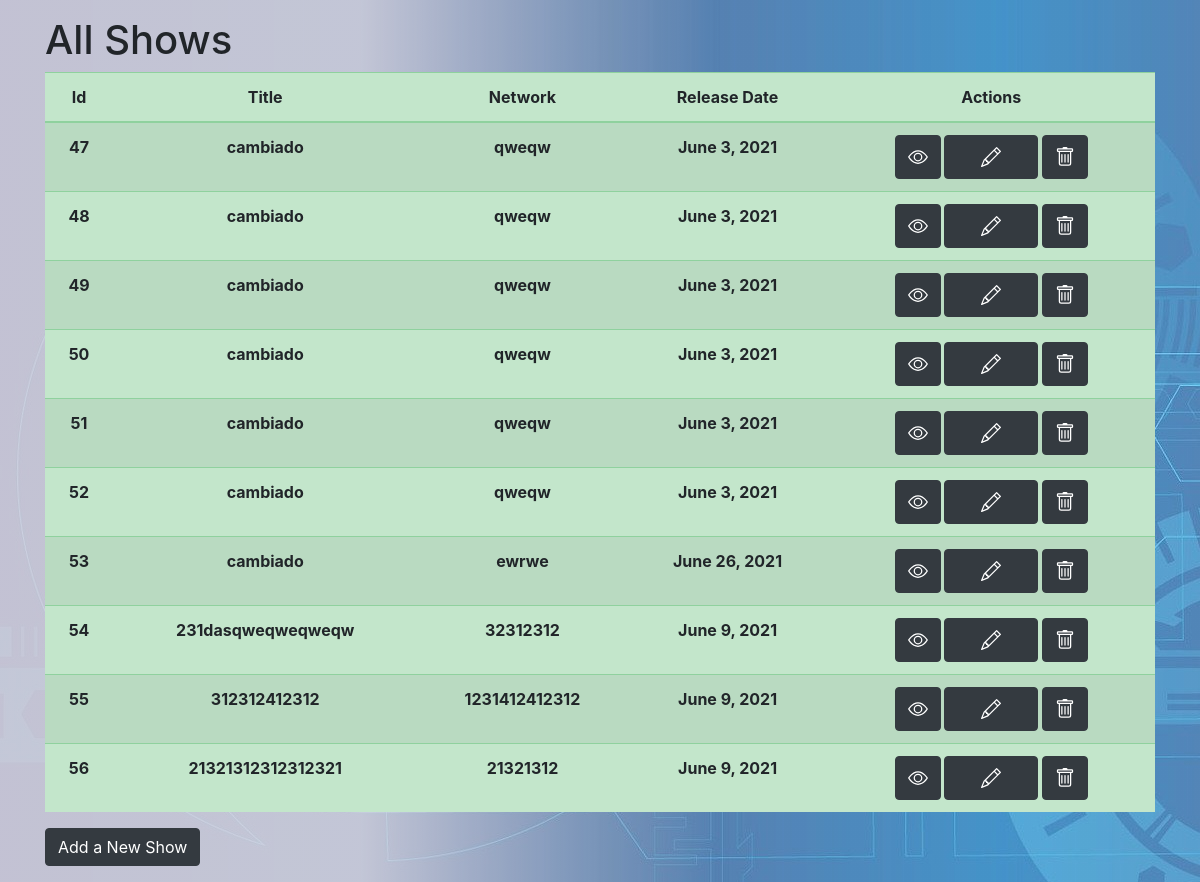
The app's page /shows, older data.
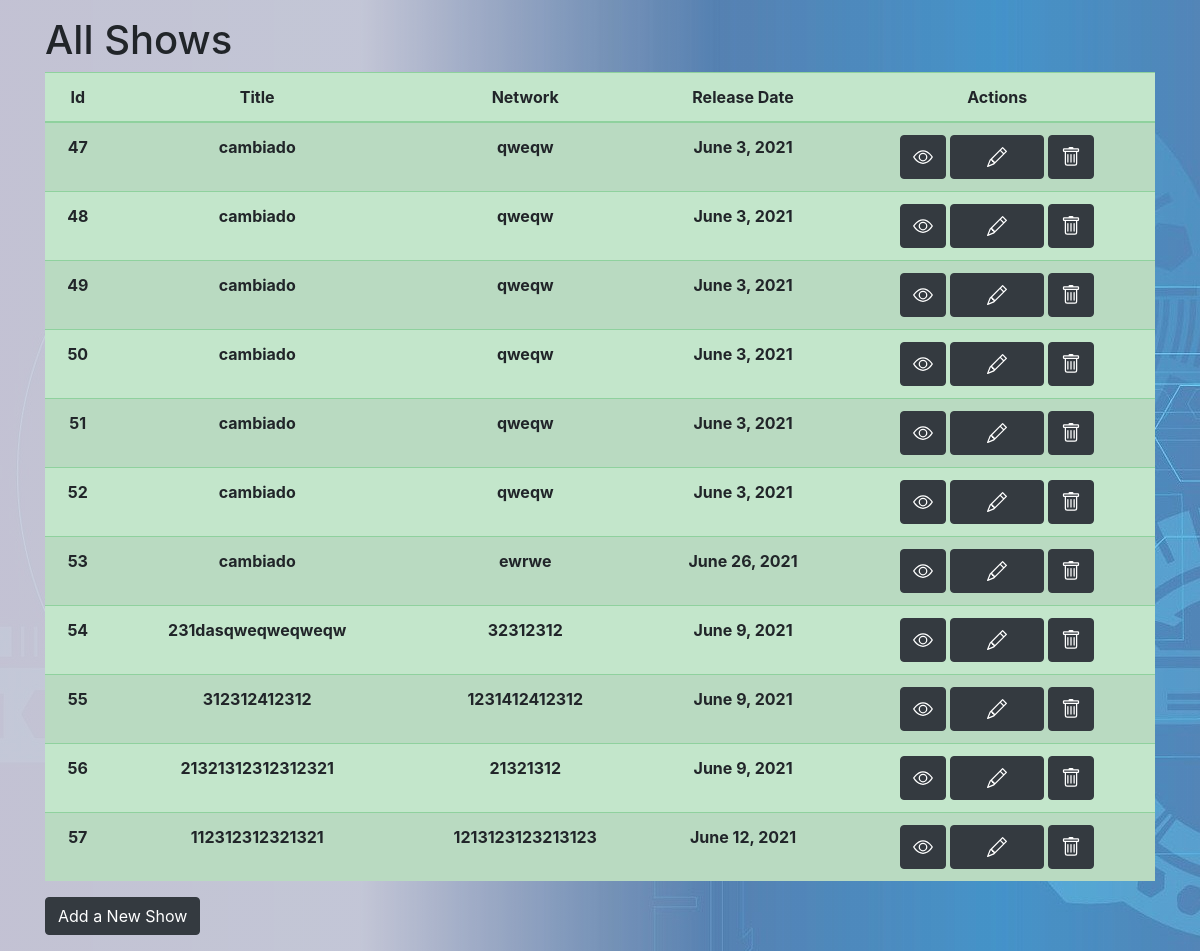
The same page, newer data.
### app_tv/models.py (models this page shows, shortened)
class Show(models.Model):
    title = models.CharField(max_length=50)
    network = models.CharField(max_length=50)
    release_date=models.DateField()
    description=models.CharField(max_length=50)
    created_at = models.DateTimeField(auto_now_add=True)
    updated_at = models.DateTimeField(auto_now=True)
    objects=ShowManager()

### app_tv/views.py (the view)
# urls.py: path('shows',views.show),
def show(request):
    context={
        "shows":Show.objects.all()
    }
    return render(request,"read-all.html",context)

### app_tv/templates/read-all.html (shortened to what this page needs)
{% extends "base.html" %}
{% block contenido %}
<div class="container  py-3">
	<h1 class="text-left">All Shows</h1>
	<table class="table table-success table-striped text-center">
		<thead>
			<tr>
				<th>Id</th>
				<th>Title</th>
				<th>Network</th>
				<th>Release Date</th>
				<th>Actions</th>
			</tr>
		</thead>
		<tbody>
			{% for show in shows %}
			<tr>
				<th>{{show.id}}</th>
				<th>{{show.title}}</th>
				<th>{{show.network}}</th>
				<th>{{show.release_date}}</th>
				<th>
					<a href="shows/{{show.id}}">
						<button type="button" class="btn btn-dark" data-bs-toggle="modal"
							data-bs-target="#exampleModal">
						</button>
					</a>
					<a href="shows/{{show.id}}/edit">
						<button type="button" class="btn btn-dark" data-bs-toggle="modal"
							data-bs-target="#exampleModal">
						</button>
					</a>
					<a href="shows/{{show.id}}/destroy">
						<button type="button" class="btn btn-dark" data-bs-toggle="modal"
							data-bs-target="#exampleModal">
						</button>
					</a>
				</th>
			</tr>
			{% endfor %}
		</tbody>
	</table>
	<a href="/shows/new"><button type="button" class="btn btn-dark"> Add a New Show</button></a>
</div>
{% endblock %}

### app_tv/templates/base.html (shortened to what this page needs)
<!DOCTYPE html>
<html lang="en">
<head>
    {% load static %}
    <link rel="stylesheet" href="{% static 'css/bootstrap.css' %}">
    <link rel="stylesheet" href="{% static 'css/font-awesome.min.css' %}">
    <link rel="stylesheet" href="{% static 'css/toastr.min.css' %}">
    <link rel="stylesheet" href="{% static 'css/tipped.css' %}" />
    <link rel="stylesheet" href="{% static 'css/datatables.min.css' %}" />
    <link rel="stylesheet" href="{% static 'css/style.css' %}">
</head>
<body>
        {% block contenido %} {% endblock %}
</body>
</html>

### app_tv/static/css/style.css (style rules this page uses)
body { background:linear-gradient(90deg, rgba(218, 218, 228, 0.869) 30%, rgba(243, 243, 243, 0.236) 60%), url(../images/fondo.jpg); height: 100vh; }

Row changes from the older to the newer data that the page shows:
added Show: id "57", title "112312312321321", network "1213123123213123", release_date "June 12, 2021"
